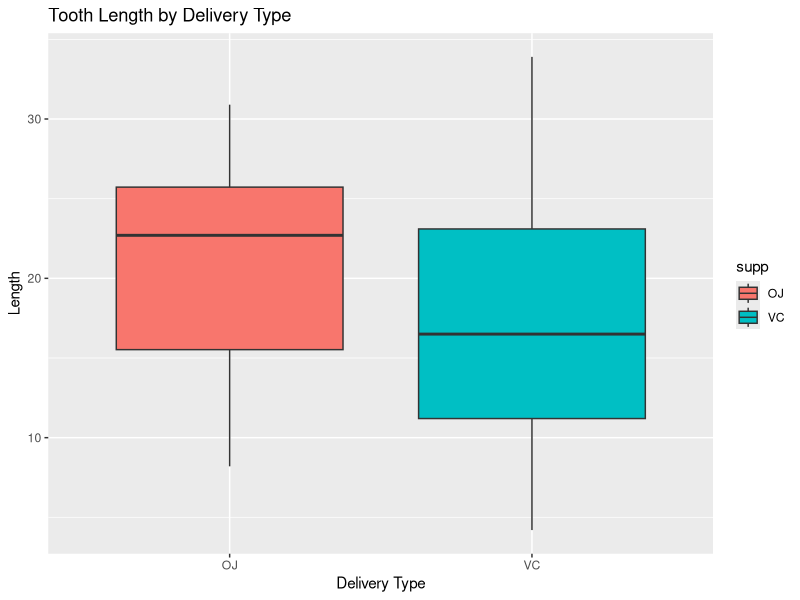
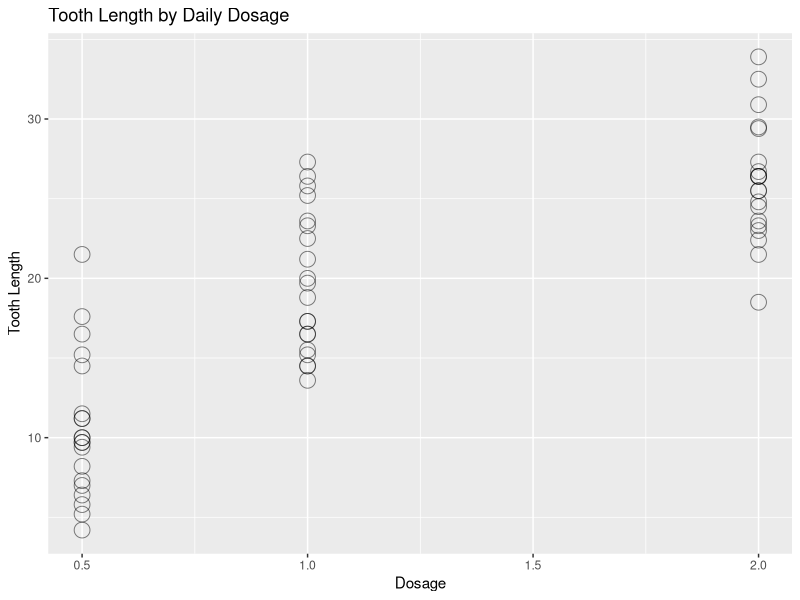
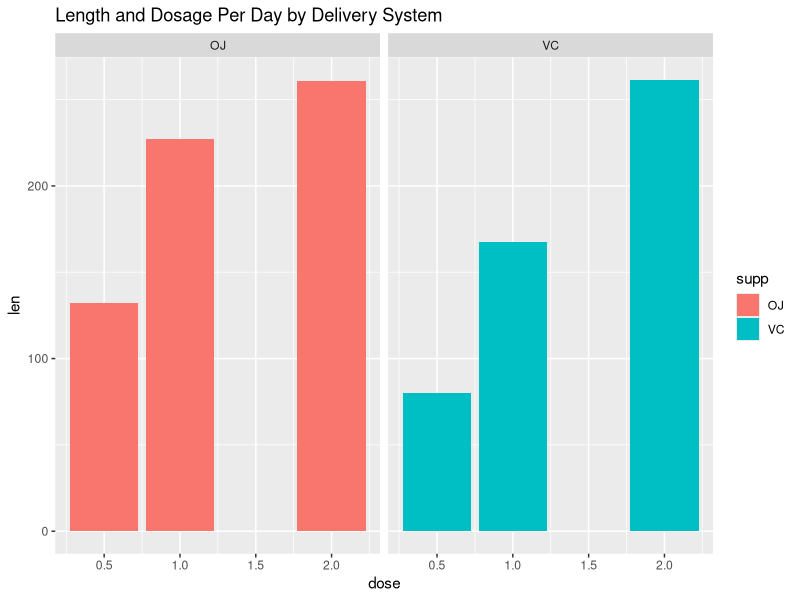

R code for these plots, in order:
## ---- chunk 1

# calling the data set
data("ToothGrowth")

# making a copy of the data
data <- ToothGrowth

## ---- chunk 2
library(ggplot2)

ggplot(data) +
  geom_boxplot(aes(supp,len,fill=supp)) +
  xlab("Delivery Type") +
  ylab("Length") +
  ggtitle("Tooth Length by Delivery Type")

## ---- chunk 3

ggplot(data) +
  geom_point(aes(dose,len), pch=1,cex=5,alpha=.5) +
  ylab("Tooth Length") +
  xlab("Dosage") +
  ggtitle("Tooth Length by Daily Dosage")
  
## ---- chunk 4

library(dplyr)

oj <- data %>% filter(supp == "OJ")
vc <- data %>% filter(supp == "VC")

var(oj$len) == var(vc$len)

## ---- chunk 5
t.test(oj$len,vc$len,var.equal = FALSE)
## ---- chunk 6

ggplot(data, aes(dose,len, fill=supp)) +
  geom_histogram(stat="identity") +
  facet_grid(.~supp) +
  ggtitle("Length and Dosage Per Day by Delivery System")

## ---- chunk 7

# 0.5 dosage test
t.test(data[data$supp=="OJ" & data$dose==0.5,]$len,
       data[data$supp=="VC" & data$dose==0.5,]$len,
       var.equal = FALSE)

# 1.0 dosage test
t.test(data[data$supp=="OJ" & data$dose==1.0,]$len,
       data[data$supp=="VC" & data$dose==1.0,]$len,
       var.equal = FALSE)

# 2.0 dosage test
t.test(data[data$supp=="OJ" & data$dose==2.0,]$len,
       data[data$supp=="VC" & data$dose==2.0,]$len,
       var.equal = FALSE)
